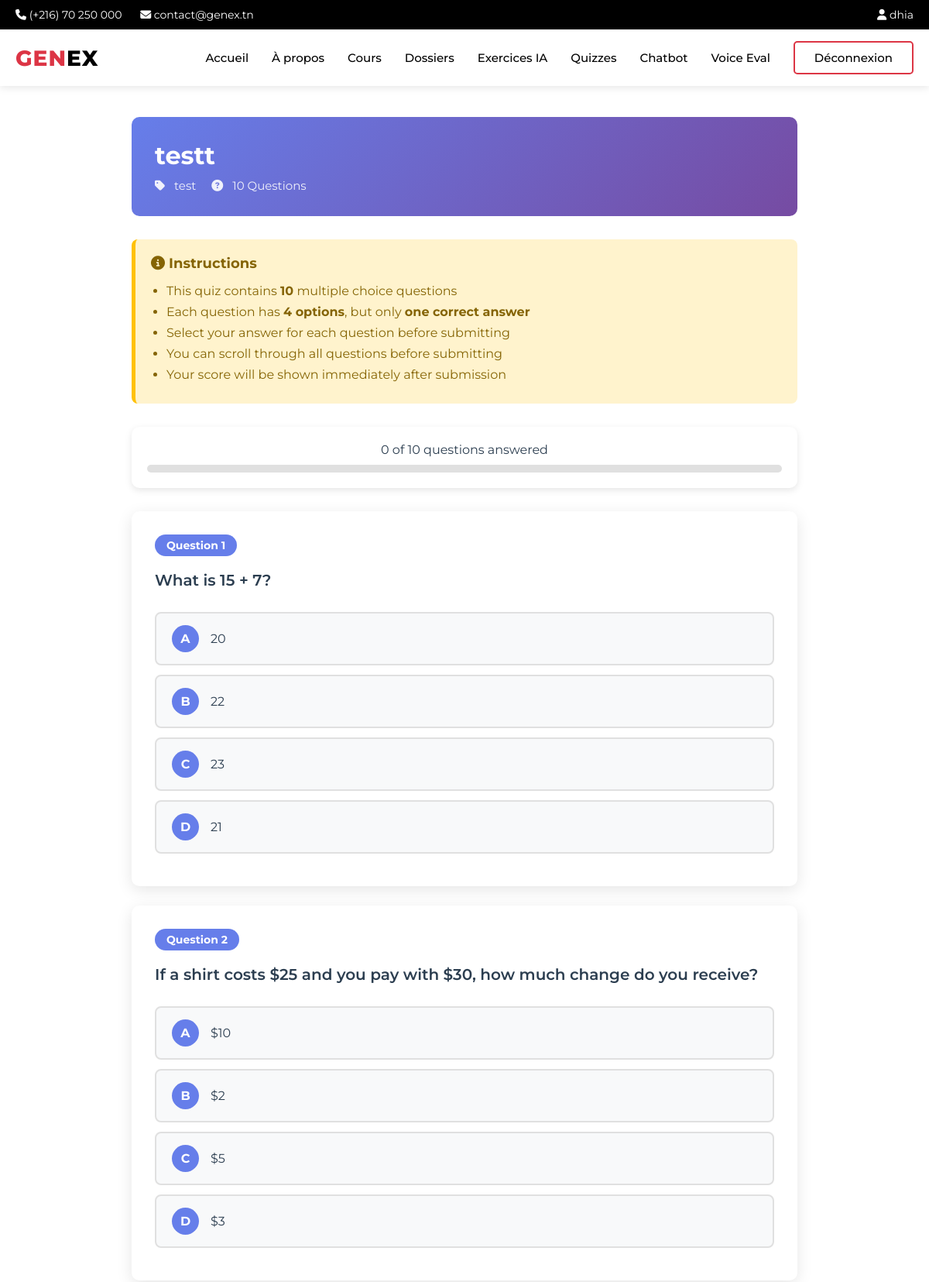
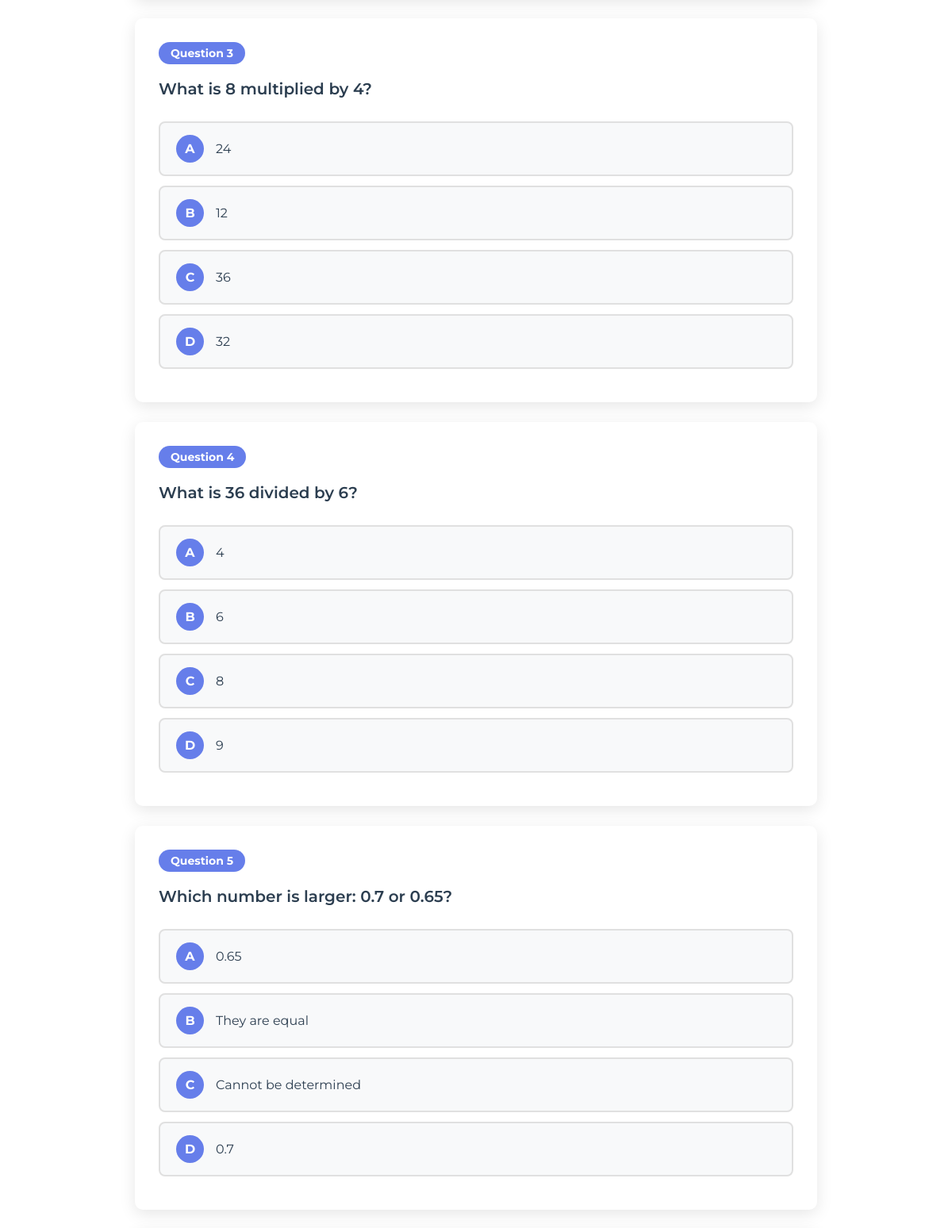
/quizzes/take/6/ (signed in, upper part), run on the app's committed database (2 pictures, top to bottom).
### users/models.py (models this page shows, shortened)
class User(AbstractUser):
    USER_TYPE_CHOICES = (
        ('admin', 'Admin'),
        ('student', 'Student'),
    )
    LEVEL_CHOICES = (
        ('weak', 'Weak'),
        ('medium', 'Medium'),
        ('advanced', 'Advanced'),
    )
    user_type = models.CharField(max_length=10, choices=USER_TYPE_CHOICES, default='student')
    level = models.CharField(max_length=10, choices=LEVEL_CHOICES, blank=True, null=True)
    student_class = models.CharField(max_length=50, blank=True, null=True)
    current_streak = models.IntegerField(default=0, help_text="Current consecutive days with quiz completion")
    longest_streak = models.IntegerField(default=0, help_text="Longest streak ever achieved")
    last_quiz_date = models.DateTimeField(null=True, blank=True, help_text="Last time user completed a quiz")
    THEME_CHOICES = (
        ('light', 'Light'),
        ('dark', 'Dark'),
        ('auto', 'Auto'),
    )
    theme_preference = models.CharField(max_length=10, choices=THEME_CHOICES, default='auto', help_text="User's theme preference")

### quizzes/models.py (models this page shows, shortened)
class Quiz(models.Model):
    title = models.CharField(max_length=255)
    subject = models.CharField(max_length=255)
    user_prompt = models.TextField()
    created_by = models.ForeignKey(settings.AUTH_USER_MODEL, on_delete=models.CASCADE, related_name='created_quizzes')
    created_at = models.DateTimeField(default=timezone.now)
    is_active = models.BooleanField(default=True)
    class Meta:
        verbose_name = 'Quiz'
        verbose_name_plural = 'Quizzes'
        ordering = ['-created_at']

class Question(models.Model):
    quiz = models.ForeignKey(Quiz, on_delete=models.CASCADE, related_name='questions')
    question_text = models.TextField()
    option_a = models.CharField(max_length=500)
    option_b = models.CharField(max_length=500)
    option_c = models.CharField(max_length=500)
    option_d = models.CharField(max_length=500)
    correct_answer = models.CharField(max_length=1, choices=[('A', 'A'), ('B', 'B'), ('C', 'C'), ('D', 'D')])
    order = models.IntegerField(default=0)
    class Meta:
        ordering = ['order']

### quizzes/views.py (the view)
# urls.py: path('take/<int:quiz_id>/', views.take_quiz_view, name='take_quiz'),
@login_required
def take_quiz_view(request, quiz_id):
    quiz = get_object_or_404(Quiz, id=quiz_id, is_active=True)
    questions = quiz.questions.all()
    context = {
        'quiz': quiz,
        'questions': questions,
    }
    return render(request, 'quizzes/take_quiz.html', context)

### templates/quizzes/take_quiz.html (shortened to what this page needs)
{% extends 'main/base.html' %}
{% block content %}
<div class="quiz-container">
    <div class="quiz-header">
        <h1>{{ quiz.title }}</h1>
        <div class="quiz-meta">
            <span><i class="fas fa-tag"></i> {{ quiz.subject }}</span>
            <span><i class="fas fa-question-circle"></i> {{ questions.count }} Questions</span>
        </div>
    </div>
    <div class="quiz-instructions">
        <h3><i class="fas fa-info-circle"></i> Instructions</h3>
        <ul>
            <li>This quiz contains <strong>{{ questions.count }}</strong> multiple choice questions</li>
            <li>Each question has <strong>4 options</strong>, but only <strong>one correct answer</strong></li>
            <li>Select your answer for each question before submitting</li>
            <li>You can scroll through all questions before submitting</li>
            <li>Your score will be shown immediately after submission</li>
        </ul>
    </div>
    <div class="progress-tracker">
        <div class="progress-text">
            <span id="answeredCount">0</span> of {{ questions.count }} questions answered
        </div>
        <div class="progress-bar-container">
        </div>
    </div>
    <form method="POST" action="{% url 'quizzes:submit_quiz' quiz.id %}" id="quizForm">
        {% for question in questions %}
        <div class="question-card">
            <span class="question-number">Question {{ forloop.counter }}</span>
            <div class="question-text">{{ question.question_text }}</div>
            <ul class="options-list">
                <li class="option-item">
                    <label for="q{{ question.id }}_a" class="option-label">
                        <span class="option-letter">A</span>
                        <span class="option-text">{{ question.option_a }}</span>
                    </label>
                </li>
                <li class="option-item">
                    <label for="q{{ question.id }}_b" class="option-label">
                        <span class="option-letter">B</span>
                        <span class="option-text">{{ question.option_b }}</span>
                    </label>
                </li>
                <li class="option-item">
                    <label for="q{{ question.id }}_c" class="option-label">
                        <span class="option-letter">C</span>
                        <span class="option-text">{{ question.option_c }}</span>
                    </label>
                </li>
                <li class="option-item">
                    <label for="q{{ question.id }}_d" class="option-label">
                        <span class="option-letter">D</span>
                        <span class="option-text">{{ question.option_d }}</span>
                    </label>
                </li>
            </ul>
        </div>
        {% endfor %}
    </form>
</div>
{% endblock %}

### templates/main/base.html (shortened to what this page needs)
{% load static %}
<!doctype html>
<html lang="en">
<head>
    <link rel="stylesheet" href="https://cdnjs.cloudflare.com/ajax/libs/font-awesome/6.4.0/css/all.min.css">
</head>
<body>
    <div class="top-bar">
        <div class="container">
            <div>
                <i class="fas fa-phone"></i> (+216) 70 250 000
                <i class="fas fa-envelope" style="margin-left: 20px;"></i> contact@genex.tn
            </div>
            <div>
                {% if user.is_authenticated %}
                    <a href="{% url 'main:dashboard' %}"><i class="fas fa-user"></i> {{ user.username }}</a>
                {% else %}
                    <a href="{% url 'main:signin' %}">Espace étudiant</a>
                {% endif %}
            </div>
        </div>
    </div>
    <header class="main-header">
        <nav class="navbar">
            <a href="{% url 'main:home' %}" class="logo">
                GEN<span>EX</span>
            </a>
            <ul class="nav-menu">
                <li><a href="{% url 'main:home' %}" class="{% block nav_home %}{% endblock %}">Accueil</a></li>
                <li><a href="{% url 'main:about' %}" class="{% block nav_about %}{% endblock %}">À propos</a></li>
                {% if user.is_authenticated %}
                    <li><a href="{% url 'courses:course_list' %}" class="{% block nav_my_courses %}{% endblock %}">Cours</a></li>
                    <li><a href="{% url 'courses:folder_list' %}" class="{% block nav_folders %}{% endblock %}">Dossiers</a></li>
                    <li><a href="{% url 'exercises:exercise-dashboard' %}" class="{% block nav_exercises %}{% endblock %}">
                         Exercices IA
                    </a></li>
                    <li><a href="{% url 'quizzes:home' %}" class="{% block nav_quizzes %}{% endblock %}">
                         Quizzes
                    </a></li>
                    <li><a href="{% url 'chatbot:chat' %}" class="{% block nav_chatbot %}{% endblock %}">
                         Chatbot
                    </a></li>
                    <li><a href="{% url 'voice_eval:home' %}" class="{% block nav_voice %}{% endblock %}">Voice Eval</a></li>
                    <li><a href="{% url 'main:signout' %}" class="btn-outline-red">Déconnexion</a></li>
                {% else %}
                    <li><a href="{% url 'main:signin' %}" class="btn-outline-red">Connexion</a></li>
                    <li><a href="{% url 'main:signup' %}" class="btn-red">Inscription</a></li>
                {% endif %}
            </ul>
        </nav>
    </header>
    <main>
        {% block content %}{% endblock %}
    </main>
</body>
</html>

### templates/main/base.html (style rules this page uses)
* { margin: 0; padding: 0; box-sizing: border-box; }
body { font-family: 'Montserrat', sans-serif; background-color: #fff; color: #333; }
.top-bar { background-color: #000; color: #fff; padding: 10px 0; font-size: 14px; }
.top-bar .container { max-width: 1200px; margin: 0 auto; padding: 0 20px; display: flex; justify-content: space-between; align-items: center; }
.top-bar a { color: #fff; text-decoration: none; margin-left: 20px; }
.main-header { background-color: #fff; box-shadow: 0 2px 10px rgba(0,0,0,0.1); position: sticky; top: 0; z-index: 1000; }
.navbar { max-width: 1200px; margin: 0 auto; padding: 15px 20px; display: flex; justify-content: space-between; align-items: center; }
.logo { font-size: 28px; font-weight: 800; color: #dc3545; text-decoration: none; letter-spacing: 1px; }
.logo span { color: #000; }
.nav-menu { display: flex; list-style: none; gap: 30px; align-items: center; }
.nav-menu a { color: #000; text-decoration: none; font-weight: 500; font-size: 15px; transition: color 0.3s; }
.btn-outline-red { background-color: transparent; color: #dc3545; padding: 10px 25px; border-radius: 5px; text-decoration: none; font-weight: 600; border: 2px solid #dc3545; cursor: pointer; transition: all 0.3s; display: inline-block; }
.container { max-width: 1200px; margin: 0 auto; padding: 0 20px; }

### templates/quizzes/take_quiz.html (style rules this page uses)
.quiz-container { max-width: 900px; margin: 40px auto; padding: 0 20px; }
.quiz-header { background: linear-gradient(135deg, #667eea 0%, #764ba2 100%); color: #fff; padding: 30px; border-radius: 10px; margin-bottom: 30px; }
.quiz-header h1 { font-size: 32px; margin-bottom: 10px; }
.quiz-meta { display: flex; gap: 20px; font-size: 15px; opacity: 0.9; }
.quiz-meta span i { margin-right: 8px; }
.quiz-instructions { background: #fff3cd; border-left: 5px solid #ffc107; padding: 20px; border-radius: 8px; margin-bottom: 30px; }
.quiz-instructions h3 { color: #856404; margin-bottom: 15px; font-size: 18px; }
.quiz-instructions ul { margin: 0; padding-left: 20px; color: #856404; }
.quiz-instructions li { margin-bottom: 8px; }
.question-card { background: #fff; padding: 30px; border-radius: 10px; box-shadow: 0 5px 20px rgba(0,0,0,0.1); margin-bottom: 25px; transition: all 0.3s; }
.question-number { display: inline-block; background: #667eea; color: #fff; padding: 5px 15px; border-radius: 20px; font-size: 14px; font-weight: 700; margin-bottom: 15px; }
.question-text { font-size: 20px; font-weight: 600; color: #2c3e50; margin-bottom: 25px; line-height: 1.6; }
.options-list { list-style: none; padding: 0; margin: 0; }
.option-item { margin-bottom: 12px; }
.option-label { display: flex; align-items: center; padding: 15px 20px; background: #f8f9fa; border: 2px solid #e0e0e0; border-radius: 8px; cursor: pointer; transition: all 0.3s; font-size: 16px; }
.option-letter { display: inline-block; width: 35px; height: 35px; background: #667eea; color: #fff; border-radius: 50%; text-align: center; line-height: 35px; font-weight: 700; margin-right: 15px; flex-shrink: 0; }
.option-text { flex: 1; color: #2c3e50; }
.progress-tracker { background: #fff; padding: 20px; border-radius: 10px; box-shadow: 0 3px 10px rgba(0,0,0,0.1); margin-bottom: 30px; text-align: center; }
.progress-text { font-size: 16px; color: #2c3e50; margin-bottom: 10px; }
.progress-bar-container { background: #e0e0e0; border-radius: 20px; height: 10px; overflow: hidden; }

### data on the page
User: username "dhia"
Quiz: title "testt", subject "test", count "10"
Question: question_text "What is 15 + 7?", option_a "20", option_b "22", option_c "23", option_d "21"
Question: question_text "If a shirt costs $25 and you pay with $30, how much change do you receive?", option_a "$10", option_b "$2", option_c "$5", option_d "$3"
Question: question_text "What is 8 multiplied by 4?", option_a "24", option_b "12", option_c "36", option_d "32"
Question: question_text "What is 36 divided by 6?", option_a "4", option_b "6", option_c "8", option_d "9"
Question: question_text "Which number is larger: 0.7 or 0.65?", option_a "0.65", option_b "They are equal", option_c "Cannot be determined", option_d "0.7"

### other printed values
{{ questions.count }} "10"
